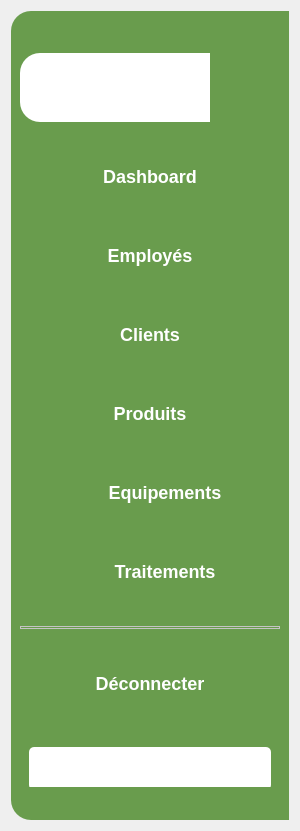
   <widget class="QFrame" name="verticalFrame_3">
    <property name="geometry">
     <rect>
      <x>-20</x>
      <y>10</y>
      <width>300</width>
      <height>831</height>
     </rect>
    </property>
    <property name="sizePolicy">
     <sizepolicy hsizetype="Preferred" vsizetype="Minimum">
      <horstretch>0</horstretch>
      <verstretch>0</verstretch>
     </sizepolicy>
    </property>
    <property name="maximumSize">
     <size>
      <width>300</width>
      <height>16777215</height>
     </size>
    </property>
    <property name="styleSheet">
     <string notr="true">QFrame{
	
border-top-left-radius: 20px;
border-bottom-left-radius: 20px;
}

QPushButton:enabled{


height: 24px;

	
	background-color: rgb(153, 153, 230);
border-radius: 4px;




/* Se Connecter */





font-weight: 700;
font-size: 16px;
line-height: 24px;

color: #FFFFFF;


}


QPushButton:disabled{


height: 24px;

background: transparent;
border-radius: 4px;




/* Se Connecter */





font-weight: 700;
font-size: 16px;
line-height: 24px;

color: #A9A9A9	;


}



</string>
    </property>
    <layout class="QVBoxLayout" name="verticalLayout_8">
     <item>
      <widget class="QFrame" name="verticalFrame_4">
       <property name="styleSheet">
        <string notr="true">background-color: rgb(105, 156, 77);
border-color: rgb(0, 85, 0);</string>
       </property>
       <layout class="QVBoxLayout" name="verticalLayout_11">
        <property name="spacing">
         <number>16</number>
        </property>
        <property name="topMargin">
         <number>28</number>
        </property>
        <item>
         <widget class="QLabel" name="label_18">
          <property name="minimumSize">
           <size>
            <width>190</width>
            <height>69</height>
           </size>
          </property>
          <property name="maximumSize">
           <size>
            <width>190</width>
            <height>69</height>
           </size>
          </property>
          <property name="styleSheet">
           <string notr="true">background-color: rgb(255, 255, 255);</string>
          </property>
          <property name="text">
           <string/>
          </property>
          <property name="pixmap">
           <pixmap resource="images.qrc">:/new/prefix1/photo2.png</pixmap>
          </property>
          <property name="scaledContents">
           <bool>true</bool>
          </property>
         </widget>
        </item>
        <item>
         <widget class="QWidget" name="horizontalWidget_9" native="true">
          <property name="maximumSize">
           <size>
            <width>16777215</width>
            <height>49</height>
           </size>
          </property>
          <property name="styleSheet">
           <string notr="true"/>
          </property>
          <layout class="QHBoxLayout" name="horizontalLayout_6">
           <item>
            <widget class="QPushButton" name="pushButton_3">
             <property name="styleSheet">
              <string notr="true">
width: 140px;
height: 25px;

font-family: 'Manrope';
font-style: normal;
font-weight: 700;
font-size: 18px;
line-height: 25px;
</string>
             </property>
             <property name="text">
              <string>Dashboard</string>
             </property>
            </widget>
           </item>
          </layout>
         </widget>
        </item>
        <item>
         <widget class="QWidget" name="horizontalWidget_10" native="true">
          <property name="maximumSize">
           <size>
            <width>16777215</width>
            <height>49</height>
           </size>
          </property>
          <property name="styleSheet">
           <string notr="true">
width: 140px;
height: 25px;

font-family: 'Manrope';
font-style: normal;
font-weight: 700;
font-size: 18px;
line-height: 25px;
/* identical to box height */

color: #FFFFFF;


</string>
          </property>
          <layout class="QHBoxLayout" name="horizontalLayout_7">
           <item>
            <widget class="QPushButton" name="EmploiesRoomsOpen_2">
             <property name="styleSheet">
              <string notr="true"/>
             </property>
             <property name="text">
              <string>Employés</string>
             </property>
            </widget>
           </item>
          </layout>
         </widget>
        </item>
        <item>
         <widget class="QWidget" name="horizontalWidget_11" native="true">
          <property name="maximumSize">
           <size>
            <width>16777215</width>
            <height>49</height>
           </size>
          </property>
          <property name="styleSheet">
           <string notr="true">
width: 140px;
height: 25px;

font-family: 'Manrope';
font-style: normal;
font-weight: 700;
font-size: 18px;
line-height: 25px;
/* identical to box height */

color: #FFFFFF;


</string>
          </property>
          <layout class="QHBoxLayout" name="horizontalLayout_41">
           <item>
            <widget class="QPushButton" name="ClientsRoomsOpen_2">
             <property name="styleSheet">
              <string notr="true"/>
             </property>
             <property name="text">
              <string>Clients</string>
             </property>
            </widget>
           </item>
          </layout>
         </widget>
        </item>
        <item>
         <widget class="QWidget" name="horizontalWidget_12" native="true">
          <property name="maximumSize">
           <size>
            <width>16777215</width>
            <height>49</height>
           </size>
          </property>
          <property name="styleSheet">
           <string notr="true">
width: 140px;
height: 25px;

font-family: 'Manrope';
font-style: normal;
font-weight: 700;
font-size: 18px;
line-height: 25px;
/* identical to box height */

color: #FFFFFF;


</string>
          </property>
          <layout class="QHBoxLayout" name="horizontalLayout_43">
           <item>
            <widget class="QPushButton" name="VehiculeRoomsOpen_2">
             <property name="styleSheet">
              <string notr="true"/>
             </property>
             <property name="text">
              <string>Produits</string>
             </property>
            </widget>
           </item>
          </layout>
         </widget>
        </item>
        <item>
         <widget class="QWidget" name="horizontalWidget_13" native="true">
          <property name="maximumSize">
           <size>
            <width>16777215</width>
            <height>49</height>
           </size>
          </property>
          <property name="styleSheet">
           <string notr="true">
width: 140px;
height: 25px;

font-family: 'Manrope';
font-style: normal;
font-weight: 700;
font-size: 18px;
line-height: 25px;
/* identical to box height */

color: #FFFFFF;


</string>
          </property>
          <layout class="QHBoxLayout" name="horizontalLayout_44">
           <item>
            <widget class="QLabel" name="label_86">
             <property name="sizePolicy">
              <sizepolicy hsizetype="Preferred" vsizetype="Preferred">
               <horstretch>0</horstretch>
               <verstretch>0</verstretch>
              </sizepolicy>
             </property>
             <property name="minimumSize">
              <size>
               <width>24</width>
               <height>24</height>
              </size>
             </property>
             <property name="maximumSize">
              <size>
               <width>24</width>
               <height>24</height>
              </size>
             </property>
             <property name="styleSheet">
              <string notr="true">background-image: url(:/public/icons/public/icons/users.png);</string>
             </property>
             <property name="text">
              <string/>
             </property>
            </widget>
           </item>
           <item>
            <widget class="QPushButton" name="PartenairesRoomsOpen_2">
             <property name="styleSheet">
              <string notr="true"/>
             </property>
             <property name="text">
              <string>Equipements</string>
             </property>
            </widget>
           </item>
          </layout>
         </widget>
        </item>
        <item>
         <widget class="QWidget" name="horizontalWidget_14" native="true">
          <property name="maximumSize">
           <size>
            <width>16777215</width>
            <height>49</height>
           </size>
          </property>
          <property name="styleSheet">
           <string notr="true">
width: 140px;
height: 25px;

font-family: 'Manrope';
font-style: normal;
font-weight: 700;
font-size: 18px;
line-height: 25px;
/* identical to box height */

color: #FFFFFF;


</string>
          </property>
          <layout class="QHBoxLayout" name="horizontalLayout_46">
           <item>
            <widget class="QLabel" name="label_87">
             <property name="sizePolicy">
              <sizepolicy hsizetype="Preferred" vsizetype="Preferred">
               <horstretch>0</horstretch>
               <verstretch>0</verstretch>
              </sizepolicy>
             </property>
             <property name="minimumSize">
              <size>
               <width>24</width>
               <height>24</height>
              </size>
             </property>
             <property name="maximumSize">
              <size>
               <width>24</width>
               <height>24</height>
              </size>
             </property>
             <property name="styleSheet">
              <string notr="true">background-image: url(:/public/icons/public/icons/users.png);</string>
             </property>
             <property name="text">
              <string/>
             </property>
            </widget>
           </item>
           <item>
            <widget class="QPushButton" name="CommandeRoomsOpen_2">
             <property name="styleSheet">
              <string notr="true"/>
             </property>
             <property name="text">
              <string>Traitements</string>
             </property>
            </widget>
           </item>
          </layout>
         </widget>
        </item>
        <item>
         <widget class="Line" name="line_2">
          <property name="styleSheet">
           <string notr="true">

position: absolute;
width: 218px;
height: 0px;
left: 116px;
top: 535px;

border: 1px solid #C4C4C4;
</string>
          </property>
          <property name="orientation">
           <enum>Qt::Horizontal</enum>
          </property>
         </widget>
        </item>
        <item>
         <widget class="QWidget" name="horizontalWidget_15" native="true">
          <property name="maximumSize">
           <size>
            <width>16777215</width>
            <height>49</height>
           </size>
          </property>
          <property name="styleSheet">
           <string notr="true"/>
          </property>
          <layout class="QHBoxLayout" name="horizontalLayout_8">
           <item>
            <widget class="QPushButton" name="pushButton_4">
             <property name="styleSheet">
              <string notr="true">
width: 140px;
height: 25px;

font-family: 'Manrope';
font-style: normal;
font-weight: 700;
font-size: 18px;
line-height: 25px;
</string>
             </property>
             <property name="text">
              <string>Déconnecter</string>
             </property>
            </widget>
           </item>
          </layout>
         </widget>
        </item>
        <item>
         <widget class="QWidget" name="horizontalWidget_16" native="true">
          <property name="maximumSize">
           <size>
            <width>16777215</width>
            <height>49</height>
           </size>
          </property>
          <layout class="QHBoxLayout" name="horizontalLayout_2">
           <item>
            <widget class="QLineEdit" name="LineEdit_AIChat_2">
             <property name="minimumSize">
              <size>
               <width>0</width>
               <height>43</height>
              </size>
             </property>
             <property name="styleSheet">
              <string notr="true">background-color: rgb(255, 255, 255);
border-radius: 5px;
color:black;</string>
             </property>
            </widget>
           </item>
          </layout>
         </widget>
        </item>
       </layout>
      </widget>
     </item>
    </layout>
   </widget>
